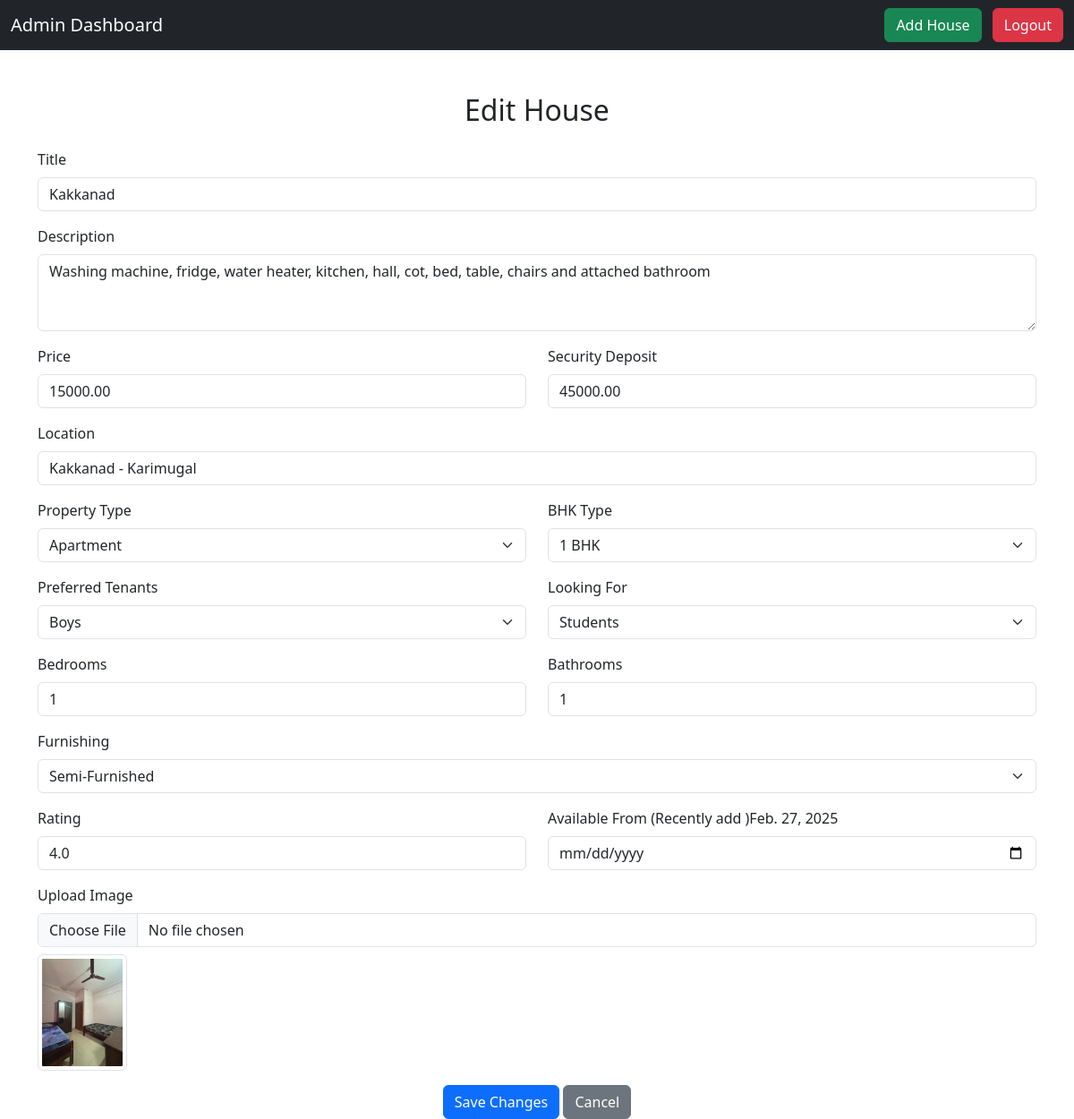
Before: /edit/3/ with the older database file.
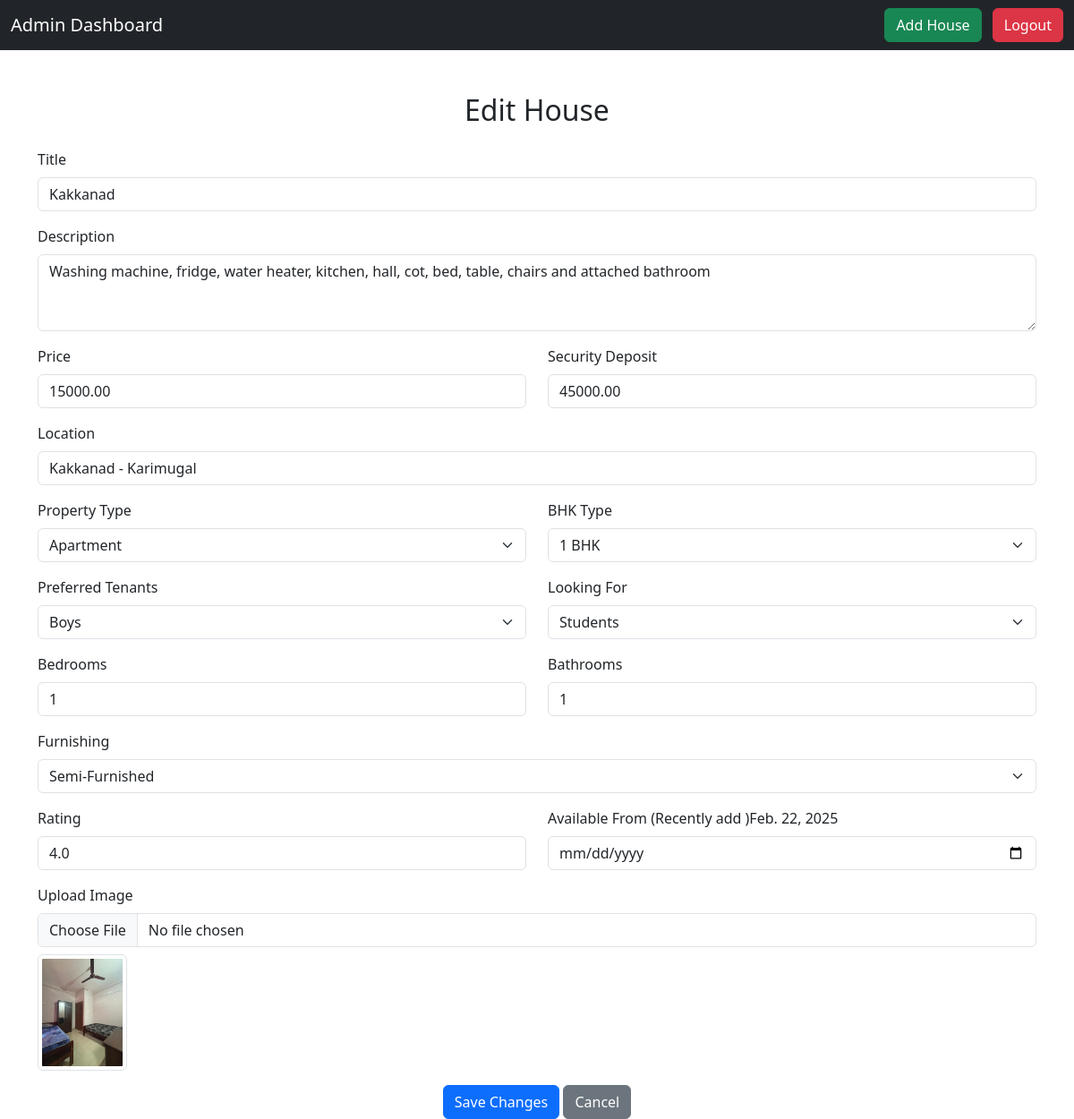
After: the same page with the newer database file.
### app/models.py (models this page shows, shortened)
class House(models.Model):
    PROPERTY_TYPES = [
        ('apartment', 'Apartment'),
        ('flat', 'Flat'),
        ('house', 'House'),
        ('pg', 'PG'),
    ]
    BHK_CHOICES = [
        ('1RK', '1 RK'),
        ('1BHK', '1 BHK'),
        ('2BHK', '2 BHK'),
        ('3BHK', '3 BHK'),
        ('4BHK', '4 BHK'),
    ]
    PREFERRED_TENANTS = [
        ('boys', 'Boys'),
        ('girls', 'Girls'),
        ('couples', 'Couples'),
        ('family', 'Family'),
        ('mixed', 'Mixed'),
        ('unmarried_couples', 'Unmarried Couples'),
    ]
    LOOKING_FOR_CHOICES = [
        ('students', 'Students'),
        ('working_professionals', 'Working Professionals'),
        ('family', 'Family'),
    ]
    title = models.CharField(max_length=200)
    description = models.TextField()
    price = models.DecimalField(max_digits=10, decimal_places=2)
    security_deposit = models.DecimalField(max_digits=10, decimal_places=2, default=0)
    location = models.CharField(max_length=200)
    image = models.ImageField(blank=True, null=True)
    property_type = models.CharField(max_length=20, choices=PROPERTY_TYPES)
    bhk_type = models.CharField(max_length=10, choices=BHK_CHOICES, default='1RK')
    preferred_tenants = models.CharField(max_length=20, choices=PREFERRED_TENANTS)
    looking_for = models.CharField(max_length=30, choices=LOOKING_FOR_CHOICES)
    bedrooms = models.PositiveIntegerField(default=1)
    bathrooms = models.PositiveIntegerField(default=1)
    furnishing = models.CharField(max_length=50, choices=[('semi-furnished', 'Semi-Furnished'), ('fully-furnished', 'Fully-Furnished'), ('unfurnished', 'Unfurnished')])
    rating = models.FloatField(default=0.0)
    available_from = models.DateField()

### app/views.py (the view)
# urls.py: path('edit/<id>/', views.edit_house),  # Edit House
def edit_house(request,id):
    house = get_object_or_404(House, id=id)  # Get the house or return 404
    if request.method == 'POST':
        form = HouseForm(request.POST, request.FILES, instance=house)
        if form.is_valid():
            form.save()
            return redirect(admin_home)  # Redirect to house list after saving
        else:
            return redirect(admin_home)
    else:
        form = HouseForm(instance=house)
    return render(request, 'admin/edit_house.html', {'form': form, 'house': house})

### app/forms.py
class HouseForm(forms.ModelForm):
    class Meta:
        model = House
        fields = '__all__'
        widgets = {
            'available_from': forms.DateInput(attrs={'type': 'date'}),
            'description': forms.Textarea(attrs={'rows': 4}),
        }

### template/admin/edit_house.html (shortened to what the changed rows need)
<!DOCTYPE html>
<html lang="en">
<head>
    {% load static %}
    <link rel="stylesheet" href="https://cdn.jsdelivr.net/npm/bootstrap@5.3.0/dist/css/bootstrap.min.css">
</head>
<body>
    <div class="container mt-5">
        <h2 class="text-center mb-4">Edit House</h2>
        <form method="POST" enctype="multipart/form-data">
            <div class="mb-3">
                <label class="form-label">Title</label>
                <input type="text" name="title" class="form-control" value="{{ form.title.value }}" required>
            </div>
            <div class="mb-3">
                <label class="form-label">Description</label>
                <textarea name="description" class="form-control" rows="3" required>{{ form.description.value }}</textarea>
            </div>
            <div class="row">
                <div class="col-md-6 mb-3">
                    <label class="form-label">Price</label>
                    <input type="number" name="price" class="form-control" step="0.01" value="{{ form.price.value }}" required>
                </div>
                <div class="col-md-6 mb-3">
                    <label class="form-label">Security Deposit</label>
                    <input type="number" name="security_deposit" class="form-control" step="0.01" value="{{ form.security_deposit.value }}" required>
                </div>
            </div>
            <div class="mb-3">
                <label class="form-label">Location</label>
                <input type="text" name="location" class="form-control" value="{{ form.location.value }}" required>
            </div>
            <div class="row">
                <div class="col-md-6 mb-3">
                    <label class="form-label">Property Type</label>
                    <select name="property_type" class="form-select" required>
                        {% for value, label in form.property_type.field.choices %}
                        <option value="{{ value }}" {% if form.property_type.value == value %}selected{% endif %}>{{ label }}</option>
                        {% endfor %}
                    </select>
                </div>
                <div class="col-md-6 mb-3">
                    <label class="form-label">BHK Type</label>
                    <select name="bhk_type" class="form-select" required>
                        {% for value, label in form.bhk_type.field.choices %}
                        <option value="{{ value }}" {% if form.bhk_type.value == value %}selected{% endif %}>{{ label }}</option>
                        {% endfor %}
                    </select>
                </div>
            </div>
            <div class="row">
                <div class="col-md-6 mb-3">
                    <label class="form-label">Preferred Tenants</label>
                    <select name="preferred_tenants" class="form-select" required>
                        {% for value, label in form.preferred_tenants.field.choices %}
                        <option value="{{ value }}" {% if form.preferred_tenants.value == value %}selected{% endif %}>{{ label }}</option>
                        {% endfor %}
                    </select>
                </div>
                <div class="col-md-6 mb-3">
                    <label class="form-label">Looking For</label>
                    <select name="looking_for" class="form-select" required>
                        {% for value, label in form.looking_for.field.choices %}
                        <option value="{{ value }}" {% if form.looking_for.value == value %}selected{% endif %}>{{ label }}</option>
                        {% endfor %}
                    </select>
                </div>
            </div>
            <div class="mb-3">
                <label class="form-label">Furnishing</label>
                <select name="furnishing" class="form-select" required>
                    {% for value, label in form.furnishing.field.choices %}
                    <option value="{{ value }}" {% if form.furnishing.value == value %}selected{% endif %}>{{ label }}</option>
                    {% endfor %}
                </select>
            </div>
            <div class="row">
                <div class="col-md-6 mb-3">
                    <label class="form-label">Rating</label>
                    <input type="number" name="rating" class="form-control" step="0.1" value="{{ form.rating.value }}" required>
                </div>
                <div class="col-md-6 mb-3">
                    <label class="form-label">Available From</label>
                    (Recently add ){{ form.available_from.value }}
                    <input type="date" name="available_from" class="form-control" value="{{ form.available_from.value }}" >
                </div>
            </div>
            <div class="mb-3">
                {% if form.instance.image %}
                <div class="mt-2">
                    <img src="{{ form.instance.image.url }}" width="100" class="img-thumbnail">
                </div>
                {% endif %}
            </div>
        </form>
    </div>
</body>
</html>

Changed rows visible on the page:
changed House "Kakkanad": available_from.value "Feb. 27, 2025" → "Feb. 22, 2025"
